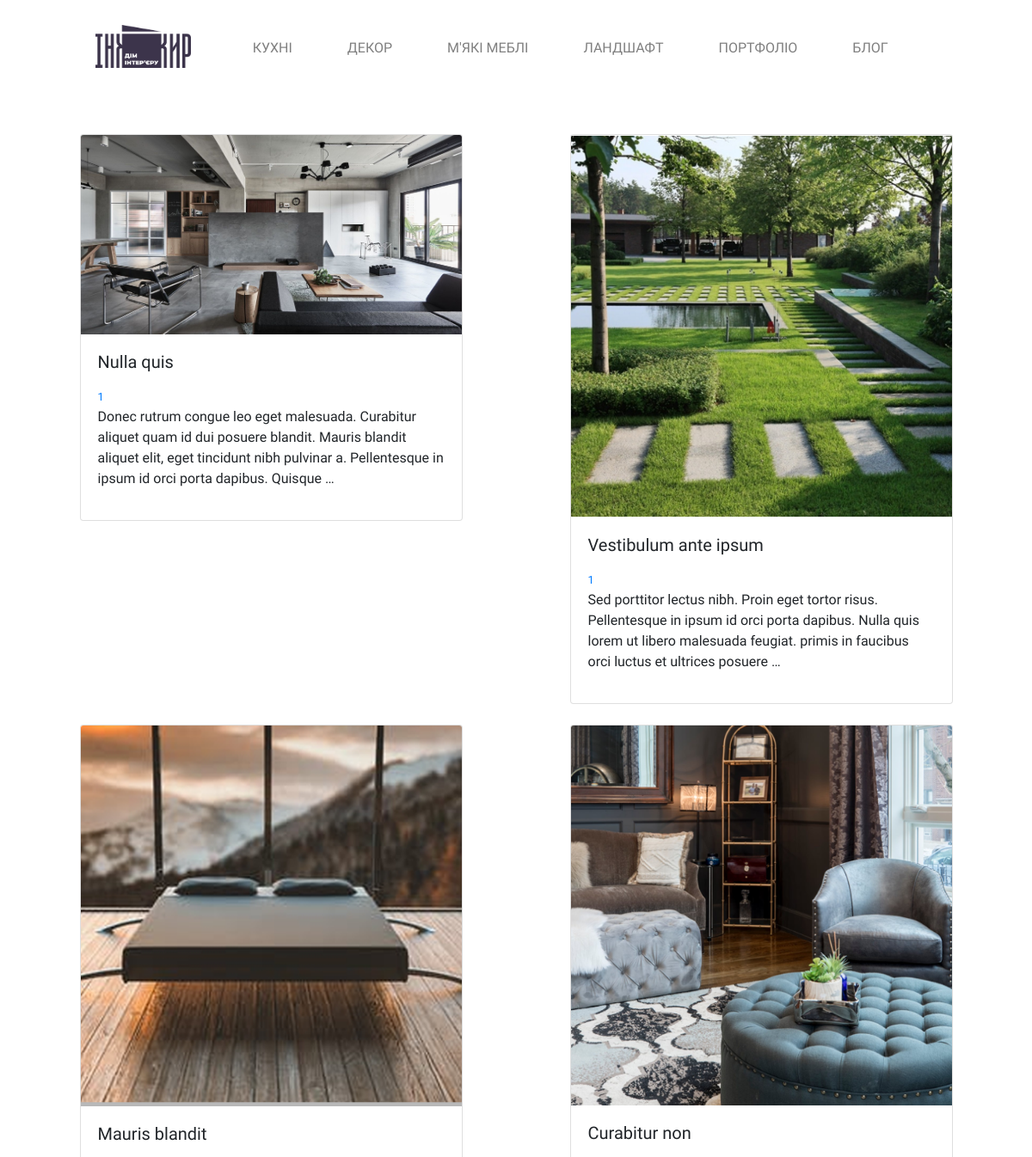
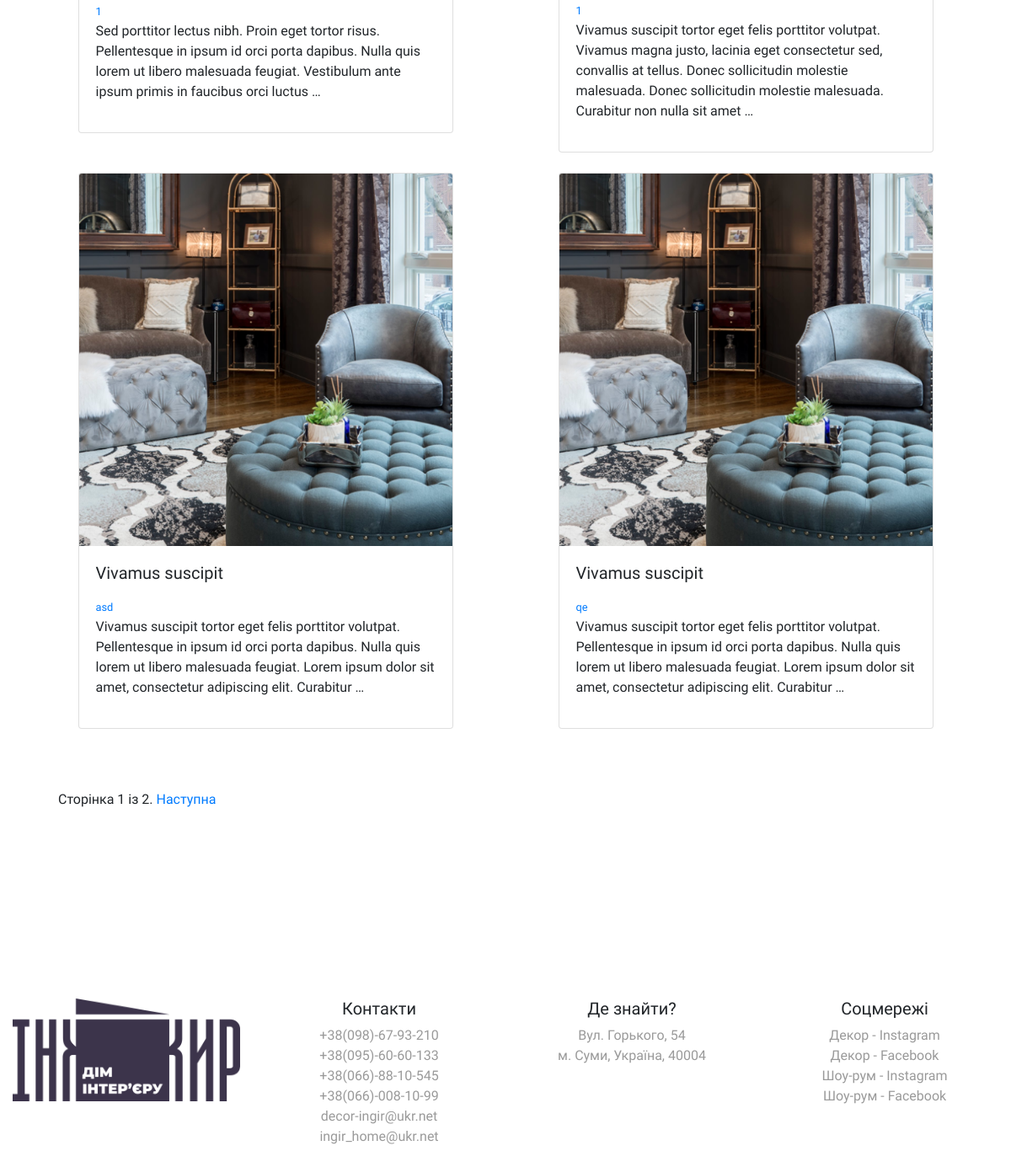
Screenshot of /blog/ with the database file from the repository (2 pictures, top to bottom).
### blog/models.py (models this page shows, shortened)
class Post(models.Model):
    objects = models.Manager()
    published = PublishedManager()
    SELECT_CHOICES = (
        ('draft', 'Draft'),
        ('published', 'Published'),
    )
    title = models.CharField(max_length=250)
    slug = models.CharField(max_length=250, unique_for_date='publish')
    body = models.TextField(editable=True)
    publish = models.DateTimeField(verbose_name="Date published")
    created = models.DateTimeField(auto_now_add=True)
    update = models.DateTimeField(auto_now=True)
    status = models.CharField(max_length=10, choices=SELECT_CHOICES, default='draft')
    image = models.ImageField(upload_to='posts/')
    tags = TaggableManager()
    class Meta:
        ordering = ('-publish',)
    def get_absolute_url(self):
        return reverse('blog:post_detail', args=[self.publish.year, self.publish.month,
                                                 self.publish.day, self.slug])

### blog/views.py (the view)
# urls.py: path('', views.post_list, name='post_list'),
def post_list(request, tag_slug=None):
    object_list = Post.published.all()
    tag = None
    if tag_slug:
        tag = get_object_or_404(Tag, slug=tag_slug)
        object_list = object_list.filter(tags__in=[tag])
    paginator = Paginator(object_list, 6)
    page = request.GET.get('page')
    try:
        posts = paginator.page(page)
    except PageNotAnInteger:
        posts = paginator.page(1)
    except EmptyPage:
        posts = paginator.page(paginator.num_pages)
    return render(request, 'blog/post/list.html', {'page': page,
                                                   'posts': posts,
                                                   'tag': tag})

### blog/models.py (called while the page is built)
    def get_queryset(self):
        return super().get_queryset().filter(status='published')

### templates/blog/post/list.html (shortened to what this page needs)
{% extends "base.html" %}
{% load static %}
{% block navigation %}
    <nav class="navbar navbar-expand-lg navbar-light bg-light bg-white py-1 py-sm-4">
        <div class="container-fluid">
            <div class="collapse navbar-collapse" id="navbarNav">
                <ul class="navbar-nav justify-content-center mx-auto text-right">
                    <li class="nav-item mr-5">
                        <a class="navbar-brand" href="/">
                            <img src="{% static "img/logo.png" %}" class="img-fluid nav-logo" alt="logo" loading="lazy">
                        </a>
                    </li>
                    <li class="nav-item mr-5">
                        <a class="nav-link" href="/#kitchens">КУХНІ</a>
                    </li>
                    <li class="nav-item mr-5">
                        <a class="nav-link" href="/#decor">ДЕКОР</a>
                    </li>
                    <li class="nav-item mr-5">
                        <a class="nav-link" href="/#soft">М'ЯКІ МЕБЛІ</a>
                    </li>
                    <li class="nav-item mr-5">
                        <a class="nav-link" href="/#landscape">ЛАНДШАФТ</a>
                    </li>
                    <li class="nav-item mr-5">
                        <a class="nav-link" href="/#portfolio">ПОРТФОЛІО</a>
                    </li>
                    <li class="nav-item mr-5">
                        <a class="nav-link" href="/blog">БЛОГ</a>
                    </li>
                </ul>
            </div>
        </div>
    </nav>
{% endblock %}
{% block content %}
    <div class="container mt-5">
        <div class="row justify-content-around">
     {% for post in posts %}
         <div class="col-md-5 col-sm-12 mb-4 mx-4">
         <div class="card">
          <img class="card-img-top img-fit" src="{{post.image.url }}" alt="{{ post.title }}p">
          <div class="card-body">
            <h5 class="card-title"><a href="{{ post.get_absolute_url }}" class="text-body">{{ post.title }}</a></h5>
              <small class="tags">
                {% for tag in post.tags.all %}
                <a href="{% url "blog:post_list_by_tag" tag.slug %}">{{ tag.name }}</a>
                {% endfor %}
            </small>
          {{ post.body|truncatewords:30|linebreaks }}
          </div>
        </div>
     </div>
     {% endfor %}
     </div>
    </div>
    <div class="container">
    {% include "pagination.html" with page=posts %}
    </div>
{% endblock %}

### templates/base.html (shortened to what this page needs)
{% load static %}
<!doctype html>
<html lang="ru">
<head>
    <link rel="stylesheet" href="https://pro.fontawesome.com/releases/v5.10.0/css/all.css"/>
    <link rel="stylesheet" href="https://stackpath.bootstrapcdn.com/bootstrap/4.5.0/css/bootstrap.min.css">
    <link rel="stylesheet" href="{% static "css/style.css" %}">
    <link rel="stylesheet" type="text/css" href="{% static 'slick/slick.css' %}">
    <link rel="stylesheet" type="text/css" href="{% static 'slick/slick-theme.css' %}">
    <link rel="stylesheet" href="https://cdnjs.cloudflare.com/ajax/libs/fancybox/3.5.7/jquery.fancybox.min.css" />
</head>
<body>
{% block navigation %}{% endblock %}
{% block content %}
{% endblock %}
    <div class="container-fluid footer">
        <div class="row text-center">
                <div class="col-md-3 col-sm-12 pb-5 pb-lg-5 footer__container"><img src="{% static 'img/logo.png' %}" class="img-fluid" alt="bottom logo"></div>
                <div class="col-md-3 col-sm-4 pb-sm-1 footer__container">
                    <h5>Контакти</h5>
                    <p>+38(098)-67-93-210</p>
                    <p>+38(095)-60-60-133</p>
                    <p>+38(066)-88-10-545</p>
                    <p>+38(066)-008-10-99</p>
                    <p>decor-ingir@ukr.net</p>
                    <p>ingir_home@ukr.net</p>
                </div>
                <div class="col-md-3 col-sm-4 footer__container">
                    <h5>Де знайти?</h5>
                    <p>Вул. Горького, 54</p>
                    <p>м. Суми, Україна, 40004</p>
                </div>
                <div class="col-md-3 col-sm-4 footer__container">
                    <h5>Соцмережі</h5>
                    <p><a href="https://www.instagram.com/decor.ingir/">Декор - Instagram</a></p>
                    <p><a href="https://www.facebook.com/decor.ingir/">Декор - Facebook</a></p>
                    <p><a href="https://www.instagram.com/ingir.home/">Шоу-рум - Instagram</a></p>
                    <p><a href="https://www.facebook.com/ingir.home/">Шоу-рум - Facebook</a></p>
                </div>
        </div>
    </div>
</body>
</html>

### templates/pagination.html (shortened to what this page needs)
<div class="pagination pl-4 mt-5">
    <span class="step-links">
        <span class="current">
            Сторінка {{ page.number }} із {{ page.paginator.num_pages }}.
        </span>
        {% if page.has_next %}
            <a href="?page={{ page.next_page_number }}">Наступна</a>
        {% endif %}
    </span>
</div>

### static/css/style.css (style rules this page uses)
body { font-family: 'Montserrat', sans-serif; font-size: 16px; }
.footer { margin-top: 7em; margin-bottom: 2em; padding-top: 7em; }
.footer__container p { color: rgba(154,154,154,1.0); margin: 0; }
.footer__container a { color: rgba(154,154,154,1.0); margin: 0; }
.nav-logo { max-height: 50px; }
.nav-link { padding-top: 20px; }

### rows the page displays
Post: image (picture), title "Nulla quis", body "Donec rutrum congue leo eget malesuada. Curabitur aliquet quam id dui posuere blandit. Mauris blandit aliquet elit, eget tincidunt nibh pulvinar a. Pellentesque in ipsum id orci porta dapibus. Quisque …"
Tag: name "1"
Post: image (picture), title "Vestibulum ante ipsum", body "Sed porttitor lectus nibh. Proin eget tortor risus. Pellentesque in ipsum id orci porta dapibus. Nulla quis lorem ut libero malesuada feugiat. primis in faucibus orci luctus et ultrices posuere …"
Post: image (picture), title "Mauris blandit", body "Sed porttitor lectus nibh. Proin eget tortor risus. Pellentesque in ipsum id orci porta dapibus. Nulla quis lorem ut libero malesuada feugiat. Vestibulum ante ipsum primis in faucibus orci luctus …"
Post: image (picture), title "Curabitur non", body "Vivamus suscipit tortor eget felis porttitor volutpat. Vivamus magna justo, lacinia eget consectetur sed, convallis at tellus. Donec sollicitudin molestie malesuada. Donec sollicitudin molestie malesuada. Curabitur non nulla sit amet …"
Post: image (picture), title "Vivamus suscipit", body "Vivamus suscipit tortor eget felis porttitor volutpat. Pellentesque in ipsum id orci porta dapibus. Nulla quis lorem ut libero malesuada feugiat. Lorem ipsum dolor sit amet, consectetur adipiscing elit. Curabitur …"
Tag: name "asd"
Post: image (picture), title "Vivamus suscipit", body "Vivamus suscipit tortor eget felis porttitor volutpat. Pellentesque in ipsum id orci porta dapibus. Nulla quis lorem ut libero malesuada feugiat. Lorem ipsum dolor sit amet, consectetur adipiscing elit. Curabitur …"
Tag: name "qe"

### other values shown
{{ page.number }} "1"
{{ page.paginator.num_pages }} "2"
